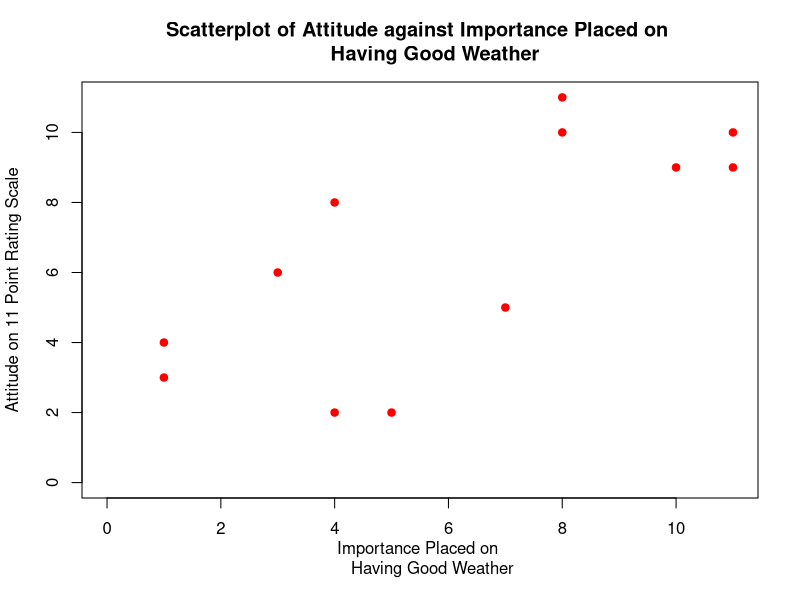

Write R code to recreate this figure.
#                             Multiple Regression

# (1) Import cityraw into the R Workspace; list the first 2 observations and
# variable names

cityraw <- read.csv('cityraw.csv'); head(cityraw, 2)




# (2) Create a scatterplot to confirm (or disconfirm) any linear
# relationship between the dependent and independent variables

plot(cityraw$weather, cityraw$attitude, pch = 19, col = 'red', 
     xlim = c(0, 11), ylim = c(0, 11), xlab = 'Importance Placed on 
     Having Good Weather', ylab = 'Attitude on 11 Point Rating Scale',
     main = 'Scatterplot of Attitude against Importance Placed on 
     Having Good Weather')




# (3) Regress the dependent variable ('attitude') on the 2 independent 
# variables ('duration' and 'weather'). Name the model object 'model2.' 
# Display the estimated regression equation.

model2 <- lm(attitude ~ duration + weather, data = cityraw); model2




# (4) Report the diagnostic statistics associated with model2; report
# findings in normal notation (not scientific notation) 

options(scipen = 999)

summary(model2)




# (5) Find the 95% confidence interval of the regression coefficients and
# the intercept term

confint(model2, level = 0.95)




# (6) Find the values of the predicted dependent variable ('attitude') 
# for model1; store the values in the new object named 'attitude_predicted.'
# Display those values

attitude_predicted <- predict(model2); attitude_predicted




# (7) Incorporate the new column of data into the cityraw data; name the
# new (larger) data object 'newcityraw'

newcityraw <- cbind(cityraw, attitude_predicted); newcityraw




# (8) Find correlation coefficient of the actual and predicted dependent
# variables; that is, the correlation of 'attitude' and 'attitude_predicted'

cor(newcityraw$attitude, newcityraw$attitude_predicted)

